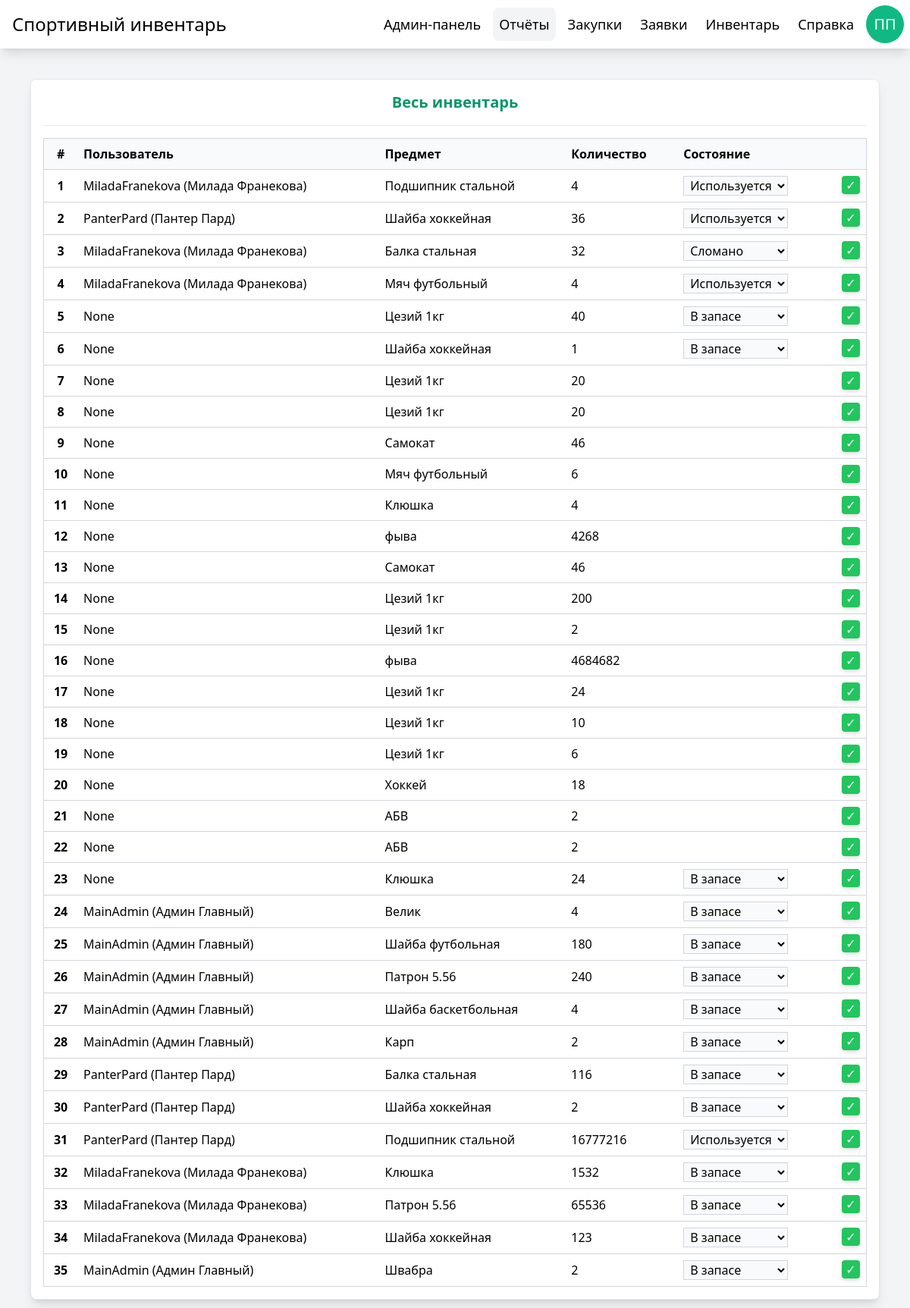
Screenshot of /reports/ (signed in) with the database file from the repository.
### manager/models.py (models this page shows, shortened)
class User(AbstractUser):
    patronymic = models.CharField(max_length=64, blank=True, null=True)
    verified = models.BooleanField(default=False)
    def __str__(self):
        return f"{self.username} ({self.first_name} {self.last_name})"

class Product(models.Model):
    STATE_CHOICES = [
        ('active', 'Используется'),
        ('inactive', 'В запасе'),
        ('broken', 'Сломан'),
    ]
    name = models.CharField(max_length=256)
    quantity = models.PositiveIntegerField(default=1)
    state = models.CharField(max_length=8, choices=STATE_CHOICES, default='inactive')
    owner = models.ForeignKey(User, on_delete=models.CASCADE, related_name='products', blank=True, null=True)

### manager/views.py (the view, shortened to what this page needs)
# urls.py: path('reports/', views.reports, name="reports"),
@login_required
@user_passes_test(is_admin)
def reports(request):
    context = {
        'products': Product.objects.filter()
    }
    return render(request, 'reports.html', context)

### manager/views.py (called while the page is built)
def is_admin(user):
    return user.is_staff == True

### theme/templates/reports.html (shortened to what this page needs)
{% extends "base.html" %}
{% block content %}
<div class="w-full p-4 grid gap-4 bg-white border rounded-lg shadow-lg">
    <h2 class="text-xl font-semibold text-center text-primary-600">Весь инвентарь</h2>
    <hr>
    <table class="border border-gray-300 border-collapse">
        <thead>
            <tr class="bg-gray-50 border border-gray-300">
                <th class="p-2 text-center">#</th>
                <th class="p-2 text-start">Пользователь</th>
                <th class="p-2 text-start">Предмет</th>
                <th class="p-2 text-start">Количество</th>
                <th class="p-2 text-start">Состояние</th>
                <th class="p-2 text-center"></th>
            </tr>
        </thead>
        <tbody id="inventoryTableBody">
            {% for product in products %}
            <form method="post">
            <tr class="border-b border-gray-300 hover:bg-primary-50 transition">
                <th class="p-2 text-center">{{ forloop.counter }}</th>
                <td class="p-2 text-start break-all">{{ product.owner }}</td>
                <td class="p-2 text-start break-all">{{ product.name }}</td>
                <td class="p-2 text-start">{{ product.quantity|default:"1" }}</td>
                <td class="p-2">
                    {% if product.state == 'inactive' %}
                    <select name="state" class="px-1 bg-gray-50 border border-gray-300 focus:outline focus:outline-primary-500 transition" required>
                        <option selected value="inactive">В запасе</option>
                    </select>
                    {% elif product.state == 'active' %}
                    <select name="state" class="px-1 bg-gray-50 border border-gray-300 focus:outline focus:outline-primary-500 transition" required>
                        <option selected value="active">Используется</option>
                    </select>
                    {% elif product.state == 'broken' %}
                    <select name="state" class="px-1 bg-gray-50 border border-gray-300 focus:outline focus:outline-primary-500 transition" required>
                        <option selected value="broken">Сломано</option>
                    </select>
                    {% endif %}
                </td>
                <td class="p-2 flex justify-end">
                    <button
                        name="verification"
                        title="Одобрить"
                        value="accept"
                        class="w-6 h-6 bg-green-500 hover:bg-green-700 text-white rounded shadow-md transition">
                        ✓
                    </button>
                </td>
                </form>
            {% empty %}
            <tr class="border-y border-gray-300">
                <td colspan="4" class="py-2 text-center text-gray-400 transition">У вас пока нет инвентаря.</td>
            </tr>
            {% endfor %}
        </tbody>
    </table>
</div>
{% endblock %}

### theme/templates/base.html (shortened to what this page needs)
{% load static tailwind_tags %}
<!DOCTYPE html>
<html>
<head>
    {% tailwind_css %}
</head>
<body class="bg-gray-100">
    <div class="h-screen flex-row justify-center items-start bg-gray-100">
        <nav class="w-full h-16 flex justify-between items-center bg-white shadow-lg">
            <div class="h-full p-4 flex items-center">
                <h1 class="text-2xl">Спортивный инвентарь</h1>
            </div>
            <div class="h-full p-2 gap-x-2 flex justify-between items-center">
                {% if user.is_staff %}
                <a
                    id="admin_panel"
                    href="{% url 'admin_panel' %}"
                    title="Админ-панель"
                    class="p-2 flex items-center text-lg rounded-lg hover:text-primary-700 hover:bg-gray-100 transition">
                    Админ-панель
                </a>
                <a
                    id="reports"
                    href="{% url 'reports' %}"
                    title="Отчёты"
                    class="p-2 flex items-center text-lg rounded-lg hover:text-primary-700 hover:bg-gray-100 transition">
                    Отчёты
                </a>
                <a
                    id="purchases"
                    href="{% url 'purchases' %}"
                    title="Закупки"
                    class="p-2 flex items-center text-lg rounded-lg hover:text-primary-700 hover:bg-gray-100 transition">
                    Закупки
                </a>
                {% endif %}
                <a
                    id="applications"
                    href="{% url 'applications' %}"
                    title="Заявки"
                    class="p-2 flex items-center text-lg rounded-lg hover:text-primary-700 hover:bg-gray-100 transition">
                    Заявки
                </a>
                <a
                    id="inventory"
                    href="{% url 'inventory' %}"
                    title="Инвентарь"
                    class="p-2 flex items-center text-lg rounded-lg hover:text-primary-700 hover:bg-gray-100 transition">
                    Инвентарь
                </a>
                <a
                    id="help"
                    href="{% url 'help' %}"
                    title="Справка"
                    class="p-2 flex items-center text-lg rounded-lg hover:text-primary-700 hover:bg-gray-100 transition">
                    Справка
                </a>
                {% if user.is_authenticated %}
                <a
                    href="{% url 'profile' %}"
                    title="Профиль"
                    class="flex justify-center items-center bg-primary-500 text-center text-xl text-white rounded-full hover:bg-primary-700 transition"
                    style="width: 50px; height: 50px;">
                    {{ user.first_name|slice:'0:1' }}{{ user.last_name|slice:'0:1' }}
                </a>
                {% endif %}
            </div>
        </nav>
        <div class="w-full p-10 gap-10 flex justify-center items-start">
            {% block content %}{% endblock %}
        </div>
    </div>
</body>
</html>

### rows the page displays
User: first_name "П", last_name "П"
Product: owner "MiladaFranekova (Милада Франекова)", name "Подшипник стальной", quantity "4"
Product: owner "PanterPard (Пантер Пард)", name "Шайба хоккейная", quantity "36"
Product: owner "MiladaFranekova (Милада Франекова)", name "Балка стальная", quantity "32"
Product: owner "MiladaFranekova (Милада Франекова)", name "Мяч футбольный", quantity "4"
Product: owner "None", name "Цезий 1кг", quantity "40"
Product: owner "None", name "Шайба хоккейная", quantity "1"
Product: owner "None", name "Цезий 1кг", quantity "20"
Product: owner "None", name "Цезий 1кг", quantity "20"
Product: owner "None", name "Самокат", quantity "46"
Product: owner "None", name "Мяч футбольный", quantity "6"
Product: owner "None", name "Клюшка", quantity "4"
Product: owner "None", name "фыва", quantity "4268"
Product: owner "None", name "Самокат", quantity "46"
Product: owner "None", name "Цезий 1кг", quantity "200"
Product: owner "None", name "Цезий 1кг", quantity "2"
Product: owner "None", name "фыва", quantity "4684682"
Product: owner "None", name "Цезий 1кг", quantity "24"
Product: owner "None", name "Цезий 1кг", quantity "10"
Product: owner "None", name "Цезий 1кг", quantity "6"
Product: owner "None", name "Хоккей", quantity "18"
Product: owner "None", name "АБВ", quantity "2"
Product: owner "None", name "АБВ", quantity "2"
Product: owner "None", name "Клюшка", quantity "24"
Product: owner "MainAdmin (Админ Главный)", name "Велик", quantity "4"
Product: owner "MainAdmin (Админ Главный)", name "Шайба футбольная", quantity "180"
Product: owner "MainAdmin (Админ Главный)", name "Патрон 5.56", quantity "240"
Product: owner "MainAdmin (Админ Главный)", name "Шайба баскетбольная", quantity "4"
Product: owner "MainAdmin (Админ Главный)", name "Карп", quantity "2"
Product: owner "PanterPard (Пантер Пард)", name "Балка стальная", quantity "116"
Product: owner "PanterPard (Пантер Пард)", name "Шайба хоккейная", quantity "2"
Product: owner "PanterPard (Пантер Пард)", name "Подшипник стальной", quantity "16777216"
Product: owner "MiladaFranekova (Милада Франекова)", name "Клюшка", quantity "1532"
Product: owner "MiladaFranekova (Милада Франекова)", name "Патрон 5.56", quantity "65536"
Product: owner "MiladaFranekova (Милада Франекова)", name "Шайба хоккейная", quantity "123"
Product: owner "MainAdmin (Админ Главный)", name "Швабра", quantity "2"
